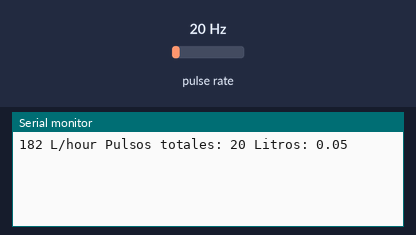
The sketch below on a simulated Arduino Uno, built with avr-gcc and run on an emulated ATmega328P. Shown: the last lines printed to the serial monitor. Wiring (inferred from the names in the program): pulse sensor: data pin 2. The test bench sets the inputs (shaded band); at power-on: pulse rate 20 Hz.

Above: at 1.2 s.
1.3 s: pulse rate (sensor on pin 2) set to 4 Hz
At 2.6 s:
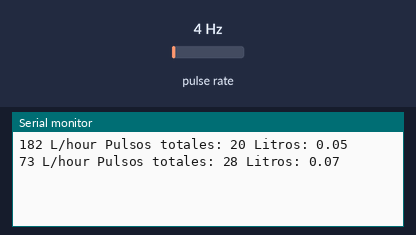
2.8 s: pulse rate (sensor on pin 2) set to 50 Hz
At 3.8 s:
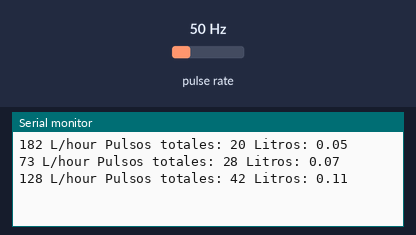
Timing chart, 0 to 5.8 s (numbered marks = the images above; inputs shaded):
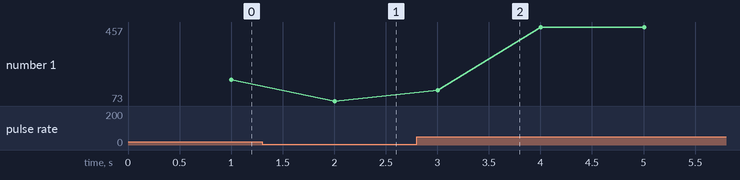

The sketch:

Cadul_metro_final.ino
```cpp
volatile int pulsos; // Cantidad de pulsos del sensor. Como se usa dentro de una interrupcion debe ser volatile

unsigned int litrosPorHora; // Calculated litres/hour

unsigned char sensorDeFlujo = 2; // Pin al que esta conectado el sensor

unsigned long tiempoAnterior; // Para calcular el tiempo

unsigned long pulsosAcumulados; // Pulsos acumulados

float litros; // Litros acumulados
void flujo () // Funcion de interrupcion

{
pulsos++; // Simplemente sumar el numero de pulsos
}

void setup()
{
pinMode(sensorDeFlujo, INPUT);
Serial.begin(9600);
attachInterrupt(0, flujo, RISING); // Setup Interrupt

// see http://arduino.cc/en/Reference/attachInterrupt
interrupts(); // Habilitar interrupciones
tiempoAnterior = millis();
}

void loop ()
{
// Cada segundo calcular e imprimir Litros/seg
if( millis() - tiempoAnterior > 1000)
{
tiempoAnterior = millis(); // Updates cloopTime
// Pulse frequency (Hz) = 6.56 Q, Q is flow rate in L/min. (Results in +/- 3% range)
// Q = frecuencia / 6.56 (L/min)
// Q = (frecuencia * 60) / 6.56 (L/hora)
pulsosAcumulados += pulsos;
litrosPorHora = (pulsos * 60 / 6.56); // (Pulse frequency x 60 min) / 7.5Q = flow rate in L/hour
pulsos = 0; // Reset Counter
Serial.print(litrosPorHora, DEC); // Print litres/hour
Serial.print(" L/hour");
Serial.print(" Pulsos totales: ");
Serial.print(pulsosAcumulados);

litros = pulsosAcumulados*1.0/394; //Cada 394 pulsos = 1 litro
Serial.print(" Litros: ");
Serial.println(litros);
}
}
```

Measured:
- after the input at 1.3 s, the serial monitor: prints a new line after 0.70 s (image 1)
- after the input at 2.8 s, the serial monitor: prints a new line after 0.20 s (image 2)
- plotted number 1: 182 → 73 after the input at 1.3 s, 73 → 457 after the input at 2.8 s
